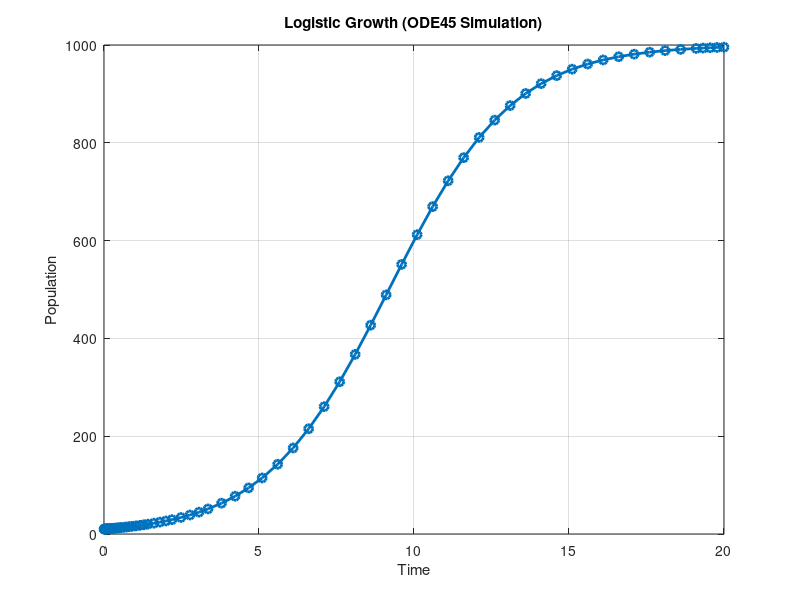
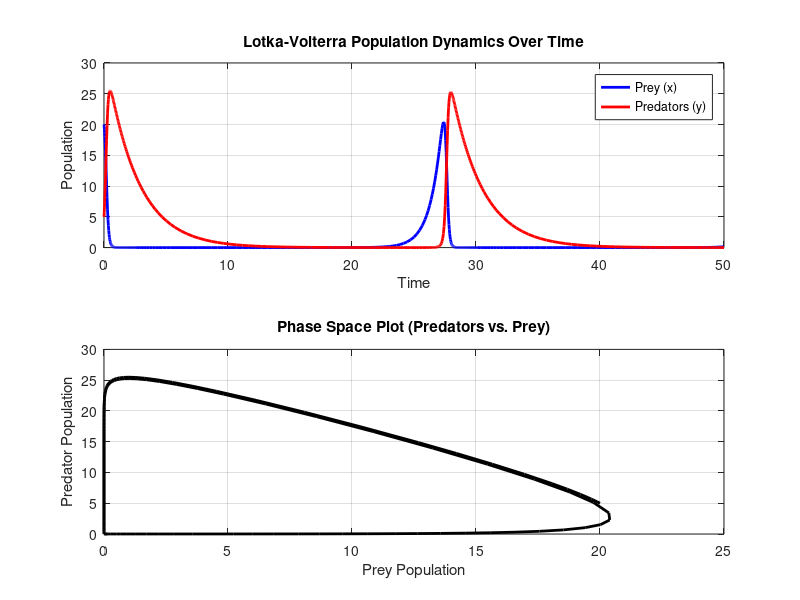
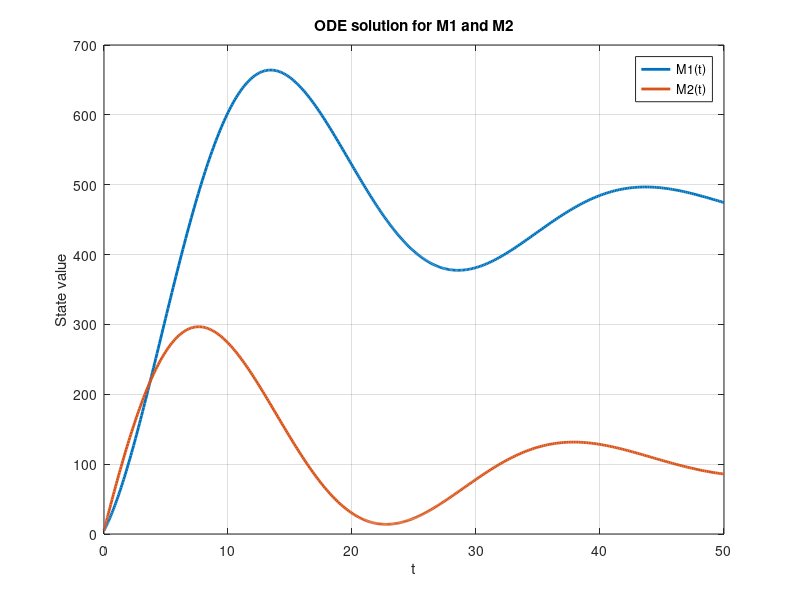

These figures' MATLAB source, in order:
%% Toy problem Equations

%Log Growth ---------------------
% 1. Define parameters
r = 0.5;
K = 1000;
tspan = [0 20];
P0 = 10;

% 2. Define Logistic ODE: dP/dt = r*P*(1 - P/K) 
logisticODE = @(t, P) r * P * (1 - P / K);

% 3. Solve using ODE45 
[t, P] = ode45(logisticODE, tspan, P0);

% 4. Plot 
figure;
plot(t, P, '-o', 'LineWidth', 2);
title('Logistic Growth (ODE45 Simulation)');
xlabel('Time');
ylabel('Population');
grid on;

%Lotka Volterra ---------------------
function dPdt = lotka_volterra(t, P)
%LOTKA_VOLTERRA Defines the Lotka-Volterra predator-prey model
% P(1) is the prey population (x)
% P(2) is the predator population (y)

    % Define the parameters (these can be made input arguments for more flexibility)
    alpha = 1.1;  % Prey growth rate
    beta = 0.4;   % Predation rate
    delta = 0.4;  % Predator growth rate per prey eaten
    gamma = 0.4;  % Predator death rate

    x = P(1);
    y = P(2);

    dPdt = zeros(2,1);    % Pre-allocate dPdt
    dPdt(1) = alpha*x - beta*x*y;
    dPdt(2) = delta*x*y - gamma*y;
end


% 1. Define parameters and initial conditions (arbitrary values can be changed here)
P0 = [20; 5];      % Initial populations: [Prey; Predators]
tspan = [0 50];    % Time span for the simulation (e.g., 0 to 50 time units)

% 2. Solve the ODE using ode45
% The solver calls the function defined in lotka_volterra.m
[t, P] = ode45(@lotka_volterra, tspan, P0);

% Extract populations
prey = P(:, 1);
predators = P(:, 2);


% 3. Plot the results

% Plot population dynamics over time
figure;
subplot(2,1,1);
plot(t, prey, 'b-', 'LineWidth', 2);
hold on;
plot(t, predators, 'r-', 'LineWidth', 2);
xlabel('Time');
ylabel('Population');
legend('Prey (x)', 'Predators (y)');
title('Lotka-Volterra Population Dynamics Over Time');
grid on;

% Plot the phase space (predators vs. prey)
subplot(2,1,2);
plot(prey, predators, 'k-', 'LineWidth', 2);
xlabel('Prey Population');
ylabel('Predator Population');
title('Phase Space Plot (Predators vs. Prey)');
grid on;

%Reaction kinetic ---------------------

function stiff_kinetics()
    % Initial concentrations [A, B, C]
    C0 = [1.0, 0, 0]; 
    tspan = [0 100];
    
    % Use stiff solver ode15s
    [t, C] = ode15s(@(t, y) stiff_system(t, y), tspan, C0);
    
    % Plotting
    plot(t, C(:,1), '-r', t, C(:,2), '-g', t, C(:,3), '-b', 'LineWidth', 2);
    xlabel('Time'); ylabel('Concentration');
    legend('A', 'B', 'C');
    title('Stiff Kinetic Curve');
end

function dCdt = stiff_system(~, C)
    % Reaction rates: A -> B (fast) -> C (slow)
    k1 = 1e3;  % Fast
    k2 = 1e-2; % Slow
    
    % Rate equations
    dCdt = zeros(3,1);
    dCdt(1) = -k1 * C(1);      % dA/dt
    dCdt(2) =  k1 * C(1) - k2 * C(2); % dB/dt
    dCdt(3) =  k2 * C(2);      % dC/dt
end

%Sara's model ---------------------
% SINDy + MCMC
%% Linear ODE system for M1(t), M2(t)
%   M1' = 32.9650 - 0.1377*M1 + 0.3157*M2
%   M2' = 70.3415 - 0.1569*M1 + 0.0217*M2

% Parameters
A = [-0.1377,  0.3157;
     -0.1569,  0.0217];
b = [32.9650; 70.3415];

% RHS: dM/dt = A*M + b
rhs = @(t,M) A*M + b;

% Time span and initial conditions (EDIT THESE)
tspan = [0 50];      % time range
M0    = [5; 5];      % [M1(0); M2(0)]

% Solve
opts = odeset('RelTol',1e-8,'AbsTol',1e-10);
[t,M] = ode45(rhs, tspan, M0, opts);

M1 = M(:,1);
M2 = M(:,2);

% Plot
figure;
plot(t, M1, 'LineWidth', 2); hold on;
plot(t, M2, 'LineWidth', 2);
grid on;
xlabel('t');
ylabel('State value');
legend('M1(t)','M2(t)','Location','best');
title('ODE solution for M1 and M2');

% (Optional) steady state (equilibrium) where M' = 0: A*M + b = 0
M_ss = -A\b;
fprintf('Steady state: M1* = %.4f, M2* = %.4f\n', M_ss(1), M_ss(2));



%ESINDy + DBN
